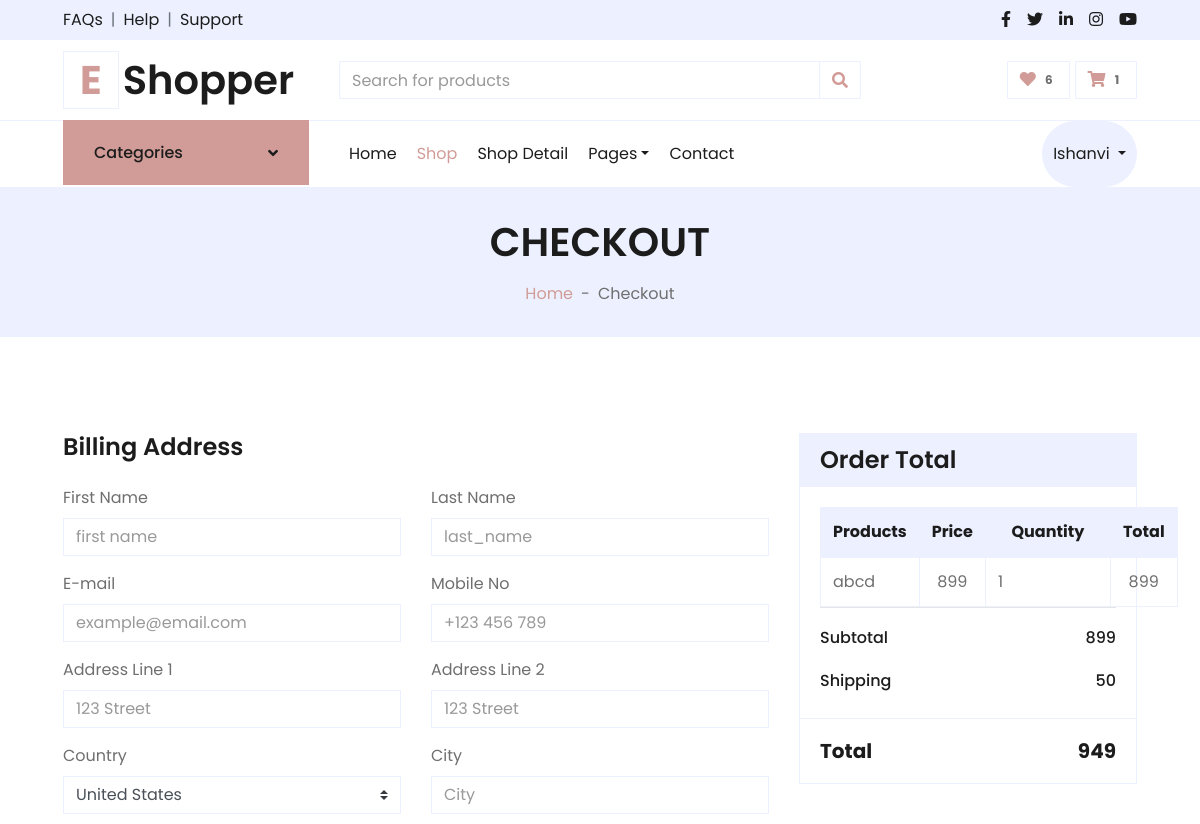
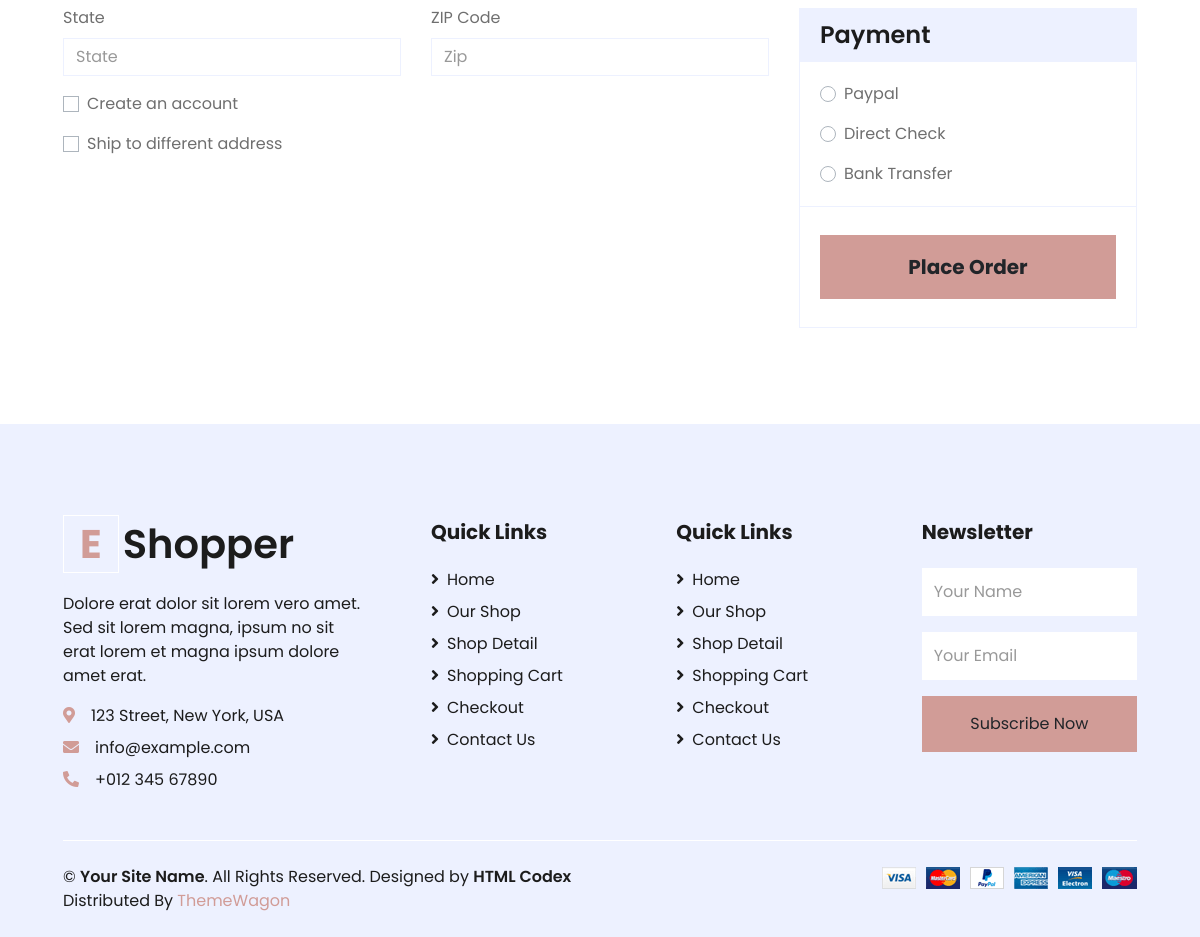
The app's page /front_end/checkout.php (signed in) with its own data (2 pictures, top to bottom).
### tables this page shows
CREATE TABLE IF NOT EXISTS `carts` (
  `cart_id` int NOT NULL AUTO_INCREMENT,
  `user_id` int DEFAULT NULL,
  `product_id` int DEFAULT NULL,
  `quantity` int NOT NULL DEFAULT '0',
  PRIMARY KEY (`cart_id`)
) AUTO_INCREMENT=75;

CREATE TABLE IF NOT EXISTS `products` (
  `id` int NOT NULL AUTO_INCREMENT,
  `category_id` int DEFAULT NULL,
  `image` text NOT NULL,
  `name` varchar(70) NOT NULL,
  `price1` varchar(60) NOT NULL,
  `price2` varchar(60) NOT NULL,
  `details` varchar(70) NOT NULL,
  PRIMARY KEY (`id`)
) AUTO_INCREMENT=34;

### front_end/functions.php (called while the page is built, shortened)
<?php
include('db.php');
function getUserData()
{
    if (isset($_SESSION['userdata'])) {
        return $_SESSION['userdata'];
    } else {
        return false;
    }
}
function getUserCart()
{
    $user = getUserData();
    $cartQuery = "SELECT carts.* , products.image , products.name , products.price1 ,products.id FROM carts INNER JOIN `products` on carts.product_id=products.id WHERE user_id = {$user['user_id']}";
    return getData($cartQuery);
}
function getData($query)
{
    global $con;
    $data = [];
    $result =  mysqli_query($con, $query);
    if (mysqli_num_rows($result) > 0) {
        while ($row = mysqli_fetch_assoc($result)) {
            $data[] = $row;
        }
    }
    return $data;
}

### front_end/checkout.php (the view, shortened to what this page needs)
<?php
include("header_new.php");
$cartData = getUserCart();
$shipping = 50;
$subtotal = 0;
$total = 0;
?>
<div class="container-fluid bg-secondary mb-5">
    <div class="d-flex flex-column align-items-center justify-content-center" style="min-height: 150px">
        <h1 class="font-weight-semi-bold text-uppercase mb-3">Checkout</h1>
        <div class="d-inline-flex">
            <p class="m-0"><a href="">Home</a></p>
            <p class="m-0 px-2">-</p>
            <p class="m-0">Checkout</p>
        </div>
    </div>
</div>
<div class="container-fluid pt-5">
    <form action="" method="post">
        <div class="row px-xl-5">
            <div class="col-lg-8">
                <div class="mb-4">
                    <h4 class="font-weight-semi-bold mb-4">Billing Address</h4>
                    <div class="row">
                        <div class="col-md-6 form-group">
                            <label>First Name</label>
                            <input class="form-control" type="text" placeholder="first name" name="first_name">
                        </div>
                        <div class="col-md-6 form-group">
                            <label>Last Name</label>
                            <input class="form-control" type="text" placeholder="last_name" name="last_name">
                        </div>
                        <div class="col-md-6 form-group">
                            <label>E-mail</label>
                            <input class="form-control" type="text" placeholder="example@email.com" name="email">
                        </div>
                        <div class="col-md-6 form-group">
                            <label>Mobile No</label>
                            <input class="form-control" type="text" placeholder="+123 456 789" name="mobile">
                        </div>
                        <div class="col-md-6 form-group">
                            <label>Address Line 1</label>
                            <input class="form-control" type="text" placeholder="123 Street" name="add_1">
                        </div>
                        <div class="col-md-6 form-group">
                            <label>Address Line 2</label>
                            <input class="form-control" type="text" placeholder="123 Street" name="add_2">
                        </div>
                        <div class="col-md-6 form-group">
                            <label>Country</label>
                            <select class="custom-select" name="country">
                                <option selected>United States</option>
                            </select>
                        </div>
                        <div class="col-md-6 form-group">
                            <label>City</label>
                            <input class="form-control" type="text" placeholder="City" name="city">
                        </div>
                        <div class="col-md-6 form-group">
                            <label>State</label>
                            <input class="form-control" type="text" placeholder="State" name="state">
                        </div>
                        <div class="col-md-6 form-group">
                            <label>ZIP Code</label>
                            <input class="form-control" type="text" placeholder="Zip" name="zip">
                        </div>
                        <div class="col-md-12 form-group">
                            <div class="custom-control custom-checkbox">
                                <label class="custom-control-label" for="newaccount">Create an account</label>
                            </div>
                        </div>
                        <div class="col-md-12 form-group">
                            <div class="custom-control custom-checkbox">
                                <label class="custom-control-label" for="shipto" data-toggle="collapse" data-target="#shipping-address">Ship to different address</label>
                            </div>
                        </div>
                    </div>
                </div>
            </div>
            <div class="col-lg-4">
                <div class="card border-secondary mb-5">
                    <div class="card-header bg-secondary border-0">
                        <h4 class="font-weight-semi-bold m-0">Order Total</h4>
                    </div>
                    <div class="card-body">
                        <table class="table table-bordered text-center mb-0">
                            <thead class="bg-secondary text-dark">
                                <tr>
                                    <th>Products</th>
                                    <th>Price</th>
                                    <th>Quantity</th>
                                    <th>Total</th>
                                </tr>
                            </thead>
                            <tbody class="align-middle">
                                <?php
                                foreach ($cartData as $cart) {
                                    $subtotal += $cart['price1'] * $cart['quantity'];
                                    $total = $subtotal + $shipping;
                                ?>
                                    <tr>
                                        <td class="align-middle text-left" style="width:100%;border-right: none;"><?php echo $cart['name'] ?></td>
                                        <td class="align-middle"><?php echo $cart['price1'] ?></td>
                                        <td class="align-middle">
                                            <div class="input-group quantity mx-auto" style="width: 100px;">
                                                <?php echo $cart['quantity'] ?>
                                            </div>
                                        </td>
                                        <td class="align-middle"><?php echo $cart['price1'] * $cart['quantity'] ?></td>
                                    </tr>
                                <?php
                                }
                                ?>
                            </tbody>
                        </table>
                        <hr class="mt-0">
                        <div class="d-flex justify-content-between mb-3 pt-1">
                            <h6 class="font-weight-medium">Subtotal</h6>
                            <h6 class="font-weight-medium"><?php echo $subtotal ?></h6>
                        </div>
                        <div class="d-flex justify-content-between">
                            <h6 class="font-weight-medium">Shipping</h6>
                            <h6 class="font-weight-medium"><?php echo $shipping ?></h6>
                        </div>
                    </div>
                    <div class="card-footer border-secondary bg-transparent">
                        <div class="d-flex justify-content-between mt-2">
                            <h5 class="font-weight-bold">Total</h5>
                            <h5 class="font-weight-bold"><?php echo $total ?></h5>
                        </div>
                    </div>
                </div>
                <div class="card border-secondary mb-5">
                    <div class="card-header bg-secondary border-0">
                        <h4 class="font-weight-semi-bold m-0">Payment</h4>
                    </div>
                    <div class="card-body">
                        <div class="form-group">
                            <div class="custom-control custom-radio">
                                <label class="custom-control-label" for="paypal">Paypal</label>
                            </div>
                        </div>
                        <div class="form-group">
                            <div class="custom-control custom-radio">
                                <label class="custom-control-label" for="directcheck">Direct Check</label>
                            </div>
                        </div>
                        <div class="">
                            <div class="custom-control custom-radio">
                                <label class="custom-control-label" for="banktransfer">Bank Transfer</label>
                            </div>
                        </div>
                    </div>
                    <div class="card-footer border-secondary bg-transparent">
                        <button class="btn btn-lg btn-block btn-primary font-weight-bold my-3 py-3" name="place_order">Place Order</button>
                    </div>
                </div>
            </div>
        </div>
    </form>
</div>
<?php
include("footer.php");
?>

### records on screen
carts: product.name "abcd", product.price1 "899", quantity "1", $cart['price1']*$cart['quantity'] "899"

### other values on screen
$wishCount "6"
$cartCount "1"
$user['name'] "Ishanvi"
$subtotal "899"
$shipping "50"
$total "949"
